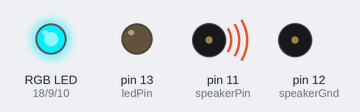
Bench run of a sketch on a simulated Arduino Uno, built with avr-gcc and run on an emulated ATmega328P. On the bench: an RGB LED mixed from three pins (HIGH = lit), output pins drawn as LEDs (lit = HIGH), buzzer (waves = sounding, pin HIGH). Dim RGB values are drawn brighter than linear; pins used as bus, display or sensor lines are not drawn.

Above: at 0.45 s.
At 4.39 s:
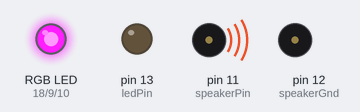
At 8.63 s:
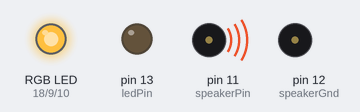
At 17.87 s:
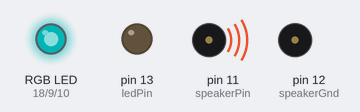
At 27.31 s:
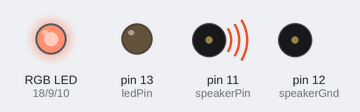
At 38.5 s:
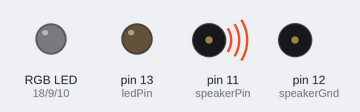
Timing chart, 0 to 40.0 s (numbered marks = the images above):
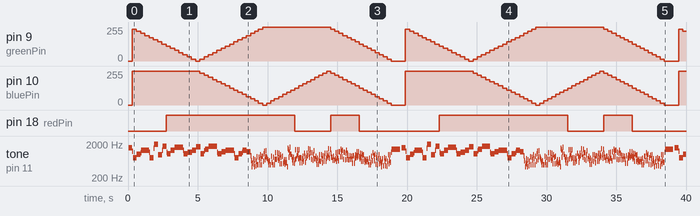

The sketch:

Zelda_frog.ino
```cpp
int sensorPin = 5; 	// light sensor is connected to analog pin 5
int sensorValue; 	// variable to store the value coming from the sensor
int speakerPin = 11; 	// speaker connected to digital pin 17
int speakerGnd = 12;    // spearker - is connectted to digital pin 18

int ledPin = 13;        // LED onboard is connected digital pin 13
int redPin = 18; 	// R petal on RGB LED module connected to digital pin 11
int greenPin = 9; 	// G petal on RGB LED module connected to digital pin 9
int bluePin = 10; 	// B petal on RGB LED module connected to digital pin 10

int NOTE_B2  = 123;
int NOTE_C3  = 131;
  int NOTE_C3s = 139;
  int NOTE_D3b = 139;
int NOTE_D3  = 147;
  int NOTE_D3s = 156;
  int NOTE_E3b = 156;
int NOTE_E3  = 165;
int NOTE_F3  = 175;
  int NOTE_F3s = 185;
  int NOTE_G3b = 185;
int NOTE_G3  = 196;
  int NOTE_G3s = 208;
  int NOTE_A3b = 208;
int NOTE_A3  = 220;
  int NOTE_A3s = 233;
  int NOTE_B3b = 233;
int NOTE_B3  = 247;
int NOTE_C4  = 262;
  int NOTE_C4s = 277;
  int NOTE_D4b = 277;
int NOTE_D4  = 294;
  int NOTE_D4s = 311;
  int NOTE_E4b = 311;
int NOTE_E4  = 330;
int NOTE_F4  = 349;
  int NOTE_F4s = 370;
  int NOTE_G4b = 370;
int NOTE_G4  = 392;
  int NOTE_G4s = 415;
  int NOTE_A4b = 415;
int NOTE_A4  = 440;
  int NOTE_A4s = 466;
  int NOTE_B4b = 466;
int NOTE_B4  = 494;
int NOTE_C5  = 523;
  int NOTE_C5s = 554;
  int NOTE_D5b = 554;
int NOTE_D5  = 587;
  int NOTE_D5s = 622;
  int NOTE_E5b = 622;
int NOTE_E5  = 659;
int NOTE_F5  = 698;
  int NOTE_F5s = 740;
  int NOTE_G5b = 740;
int NOTE_G5  = 784;
  int NOTE_G5s = 831;
  int NOTE_A5b = 831;
int NOTE_A5  = 880;
  int NOTE_A5s = 932;
  int NOTE_B5b = 932;
int NOTE_B5  = 988;
int NOTE_C6  = 1047;
  int NOTE_C6s = 1109;
  int NOTE_D6b = 1109;
int NOTE_D6  = 1175;
  int NOTE_D6s = 1245;
  int NOTE_E6b = 1245;
int NOTE_E6  = 1319;
int NOTE_F6  = 1397;
  int NOTE_F6s = 1480;
  int NOTE_G6b = 1480;
int NOTE_G6  = 1568;
  int NOTE_G6s = 1661;
  int NOTE_A6b = 1661;
int NOTE_A6  = 1760;
  int NOTE_A6s = 1865;
  int NOTE_B6b = 1865;
int NOTE_B6  = 1976;
int NOTE_C7  = 2093;
  int NOTE_C7s = 2217;
  int NOTE_D7b = 2217;
int NOTE_D7  = 2349;
  int NOTE_D7s = 2489;
  int NOTE_E7b = 2489;
int NOTE_E7  = 2637;
int NOTE_F7  = 2794;
  int NOTE_F7s = 2960;
  int NOTE_G7b = 2960;
int NOTE_G7  = 3136;
  int NOTE_G7s = 3322;
  int NOTE_A7b = 3322;
int NOTE_A7  = 3520;
  int NOTE_A7s = 3729;
  int NOTE_B7b = 3729;
int NOTE_B7  = 3951;
int NOTE_C8  = 4186;
  int NOTE_C8s = 4435;
  int NOTE_D8b = 4435;
int NOTE_D8  = 4699;
  int NOTE_D8s = 4978;
  int NOTE_E8b = 4978;

void setup()
{
  pinMode(speakerGnd, OUTPUT); 	        // sets the speakerGnd to be an output
  digitalWrite(speakerGnd, LOW); 	// sets speakerGnd to be LOW
  pinMode(speakerPin, OUTPUT); 	        // sets the speakerPin to be an output

  pinMode(ledPin, OUTPUT);
  digitalWrite(ledPin, LOW);
  pinMode(redPin, OUTPUT); 	// sets the redPin to be an output
  pinMode(greenPin, OUTPUT); 	// sets the greenPin to be an output
  pinMode(bluePin, OUTPUT); 	// sets the bluePin to be an output

}

void loop() 	// run over and over again
{
   zelda(); 	        // call the scale() function
   delay(100); 	// delay for 1 secon
}

void color (unsigned char red, unsigned char green, unsigned char blue)     // the color generating function
{
          analogWrite(redPin, 255-red);
          analogWrite(bluePin, 255-blue);
          analogWrite(greenPin, 255-green);
}

void beep (unsigned char speakerPin, int frequencyInHertz, long timeInMilliseconds)     // the sound producing function
{
  int x;
  long delayAmount = (long)(1000000/frequencyInHertz);
  long loopTime = (long)((timeInMilliseconds*1000)/(delayAmount*2));
  for (x=0;x<loopTime;x++)
  {
    digitalWrite(speakerPin,HIGH);
    delayMicroseconds(delayAmount);
    digitalWrite(speakerPin,LOW);
    delayMicroseconds(delayAmount);
  }
}

void scale ()
{
  digitalWrite(ledPin,HIGH); 	//turn on the LED
  beep(speakerPin,2093,500); 	//C: play the note C (C7 from the chart linked to above) for 500ms
  beep(speakerPin,2349,500); 	//D
  beep(speakerPin,2637,500); 	//E
  beep(speakerPin,2793,500); 	//F
  beep(speakerPin,3136,500); 	//G
  beep(speakerPin,3520,500); 	//A
  beep(speakerPin,3951,500); 	//B
  beep(speakerPin,4186,500); 	//C
  digitalWrite(ledPin,LOW); 	//turn off the LED
}

void two_beep (unsigned int tone_1, unsigned int tone_2, long duration)
{
  int chunk = 30;
  int t = 0;
  while (t < duration){
    beep(speakerPin,tone_1,chunk);
    beep(speakerPin,tone_2,chunk);
    t += (2 * chunk);
  }
}

void zelda ()
{
  int d = 300;
  int r = 255;
  int g = 0;
  int b = 0;

  // 1
  beep(speakerPin,NOTE_G7,d); r = 240; g += 16; color(r,g,b);
  beep(speakerPin,NOTE_G6,d); r -= 16; g += 16; color(r,g,b);
  beep(speakerPin,NOTE_C7,d); r -= 16; g += 16; color(r,g,b);
  beep(speakerPin,NOTE_E7,d); r -= 16; g += 16; color(r,g,b);

  // 2
  beep(speakerPin,NOTE_E7b,d); r -= 16; g += 16; color(r,g,b);
  beep(speakerPin,NOTE_G6,d); r -= 16; g += 16; color(r,g,b);
  beep(speakerPin,NOTE_B7,d); r -= 16; g += 16; color(r,g,b);
  beep(speakerPin,NOTE_B6,d); r -= 16; g += 16; color(r,g,b);

  // 3
  beep(speakerPin,NOTE_A7,d); r -= 16; g += 16; color(r,g,b);
  beep(speakerPin,NOTE_C7,d); r -= 16; g += 16; color(r,g,b);
  beep(speakerPin,NOTE_E7,d); r -= 16; g += 16; color(r,g,b);
  beep(speakerPin,NOTE_A7,d); r -= 16; g += 16; color(r,g,b);

  // 4
  beep(speakerPin,NOTE_G7,d); r -= 16; g += 16; color(r,g,b);
  beep(speakerPin,NOTE_C7,d); r -= 16; g += 16; color(r,g,b);
  beep(speakerPin,NOTE_D7,d); r -= 16; g += 16; color(r,g,b);
  beep(speakerPin,NOTE_E7,d); r -= 16; g = 255; color(r,g,b);

  // 5
  beep(speakerPin,NOTE_A7,d); g = 240; b += 16; color(r,g,b);
  beep(speakerPin,NOTE_C7,d); g -= 16; b += 16; color(r,g,b);
  beep(speakerPin,NOTE_F7,d); g -= 16; b += 16; color(r,g,b);
  beep(speakerPin,NOTE_A7,d); g -= 16; b += 16; color(r,g,b);

  // 6
  beep(speakerPin,NOTE_A7b,d); g -= 16; b += 16; color(r,g,b);
  beep(speakerPin,NOTE_C7,d); g -= 16; b += 16; color(r,g,b);
  beep(speakerPin,NOTE_D7,d); g -= 16; b += 16; color(r,g,b);
  beep(speakerPin,NOTE_F7,d); g -= 16; b += 16; color(r,g,b);

  // 7
  beep(speakerPin,NOTE_E7,d); g -= 16; b += 16; color(r,g,b);
  beep(speakerPin,NOTE_G6,d); g -= 16; b += 16; color(r,g,b);
  beep(speakerPin,NOTE_C7,d); g -= 16; b += 16; color(r,g,b);
  beep(speakerPin,NOTE_E7,d); g -= 16; b += 16; color(r,g,b);

  // 8
  beep(speakerPin,NOTE_D7,d); g -= 16; b += 16; color(r,g,b);
  two_beep(NOTE_G4,NOTE_A6,d); g -= 16; b += 16; color(r,g,b);
  two_beep(NOTE_A4,NOTE_B6,d); g -= 16; b += 16; color(r,g,b);
  two_beep(NOTE_B4,NOTE_D7,d); g -= 16; b = 255; color(r,g,b);

  // Bring in the bass line...

  // 1
  two_beep(NOTE_C5,NOTE_G7,d); b = 240; r += 16; color(r,g,b);
  two_beep(NOTE_G5,NOTE_G6,d); b -= 16; r += 16; color(r,g,b);
  two_beep(NOTE_G4,NOTE_C7,d); b -= 16; r += 16; color(r,g,b);
  two_beep(NOTE_G5,NOTE_E7,d); b -= 16; r += 16; color(r,g,b);

  // 2
  two_beep(NOTE_B4,NOTE_E7b,d); b -= 16; r += 16; color(r,g,b);
  two_beep(NOTE_G5,NOTE_G6,d); b -= 16; r += 16; color(r,g,b);
  two_beep(NOTE_G4,NOTE_B7,d); b -= 16; r += 16; color(r,g,b);
  two_beep(NOTE_G5,NOTE_B6,d); b -= 16; r += 16; color(r,g,b);

  // 3
  two_beep(NOTE_C5,NOTE_A7,d); b -= 16; r += 16; color(r,g,b);
  two_beep(NOTE_G5,NOTE_C7,d); b -= 16; r += 16; color(r,g,b);
  two_beep(NOTE_G4,NOTE_E7,d); b -= 16; r += 16; color(r,g,b);
  two_beep(NOTE_G5,NOTE_A7,d); b -= 16; r += 16; color(r,g,b);

  // 4
  two_beep(NOTE_C5,NOTE_G7,d); b -= 16; r += 16; color(r,g,b);
  two_beep(NOTE_C5,NOTE_C7,d); b -= 16; r += 16; color(r,g,b);
  two_beep(NOTE_D5,NOTE_D7,d); b -= 16; r += 16; color(r,g,b);
  two_beep(NOTE_E5,NOTE_E7,d); b -= 16; r = 255; color(r,g,b);

  // 5
  two_beep(NOTE_F5,NOTE_A7,d); r = 16; g += 16; b += 16; color(r,g,b);
  two_beep(NOTE_C6,NOTE_C7,d); r += 16; g += 16; b += 16; color(r,g,b);
  two_beep(NOTE_C5,NOTE_F7,d); r += 16; g += 16; b += 16; color(r,g,b);
  two_beep(NOTE_C6,NOTE_A7,d); r += 16; g += 16; b += 16; color(r,g,b);

  // 6
  two_beep(NOTE_F5,NOTE_A7b,d); r += 16; g += 16; b += 16; color(r,g,b);
  two_beep(NOTE_C6,NOTE_C7,d); r += 16; g += 16; b += 16; color(r,g,b);
  two_beep(NOTE_C5,NOTE_D7,d); r += 16; g += 16; b += 16; color(r,g,b);
  two_beep(NOTE_C6,NOTE_F7,d); r += 16; g += 16; b += 16; color(r,g,b);

  // 7
  two_beep(NOTE_E5,NOTE_E7,d); r += 16; g += 16; b += 16; color(r,g,b);
  two_beep(NOTE_C6,NOTE_G6,d); r += 16; g += 16; b += 16; color(r,g,b);
  two_beep(NOTE_G4,NOTE_C7,d); r += 16; g += 16; b += 16; color(r,g,b);
  two_beep(NOTE_G5,NOTE_E7,d); r += 16; g += 16; b += 16; color(r,g,b);

  // 8
  two_beep(NOTE_B4,NOTE_D7,d); r += 16; g += 16; b += 16; color(r,g,b);
  two_beep(NOTE_G4,NOTE_A6,d); r += 16; g += 16; b += 16; color(r,g,b);
  two_beep(NOTE_A4,NOTE_B6,d); r += 16; g += 16; b += 16; color(r,g,b);
  two_beep(NOTE_B4,NOTE_D7,d); color(255,255,255);

  // Final note!
  two_beep(NOTE_E7,NOTE_G7,2*d);

}
```

Measured:
- by itself, pin 9 (greenPin): moves between 0/255 and 255/255, repeating every 19.6 s
- by itself, pin 18 (redPin): LOW → HIGH at 2.7 s, → LOW 9.2 s later, → HIGH 2.6 s later, → LOW 2.0 s later, … (8 changes in this stretch)
- by itself, pin 10 (bluePin): 0/255 → 255/255 at 0.30 s, → 239/255 4.9 s later, → 223/255 0.30 s later, → 207/255 0.30 s later, … (99 changes in this stretch)
- by itself, tone on pin 11 (speakerPin): plays 1551 Hz for 0.28 s, 1210 Hz for 0.04 s, 780 Hz for 0.28 s, 1010 Hz for 0.28 s, 1123 Hz for 0.04 s, 1304 Hz for 0.56 s … (516 notes in this stretch)
